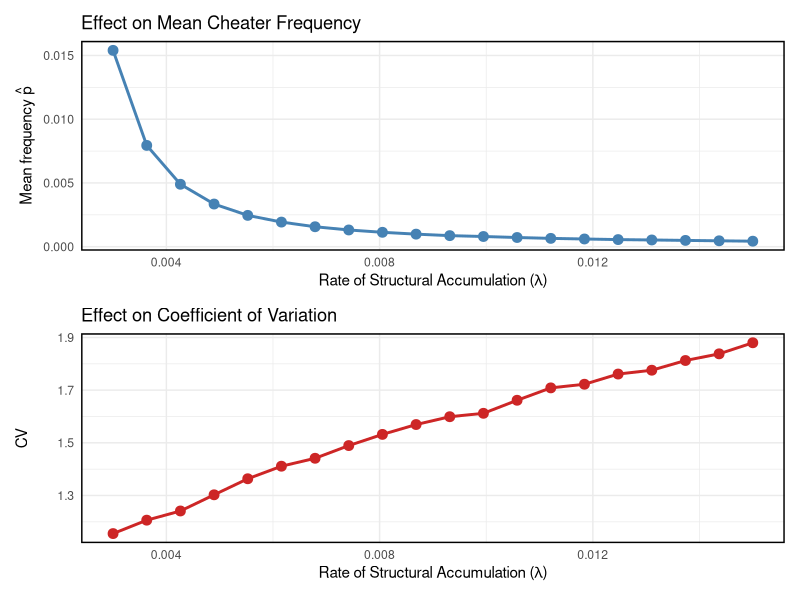
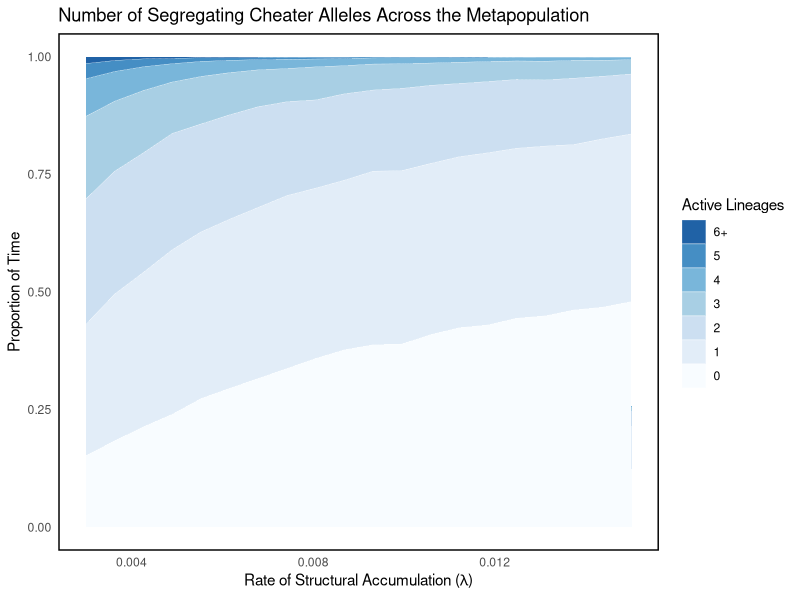
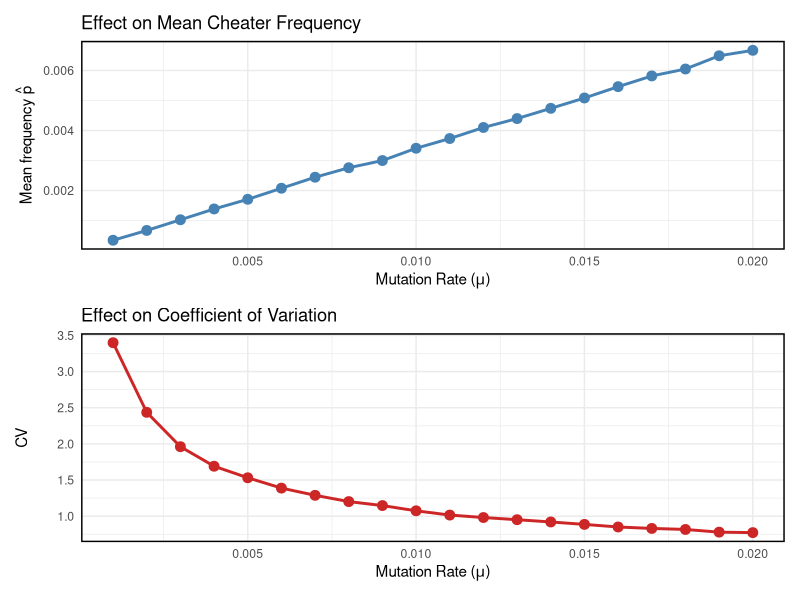
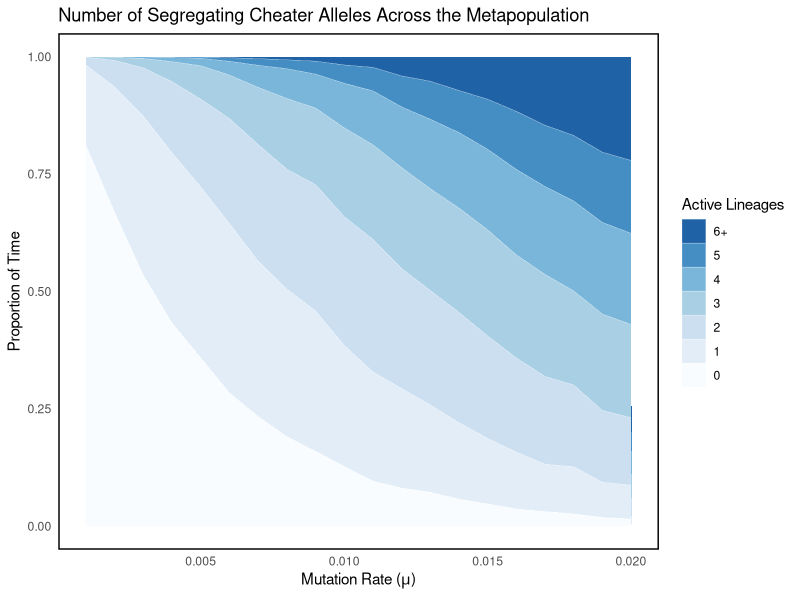
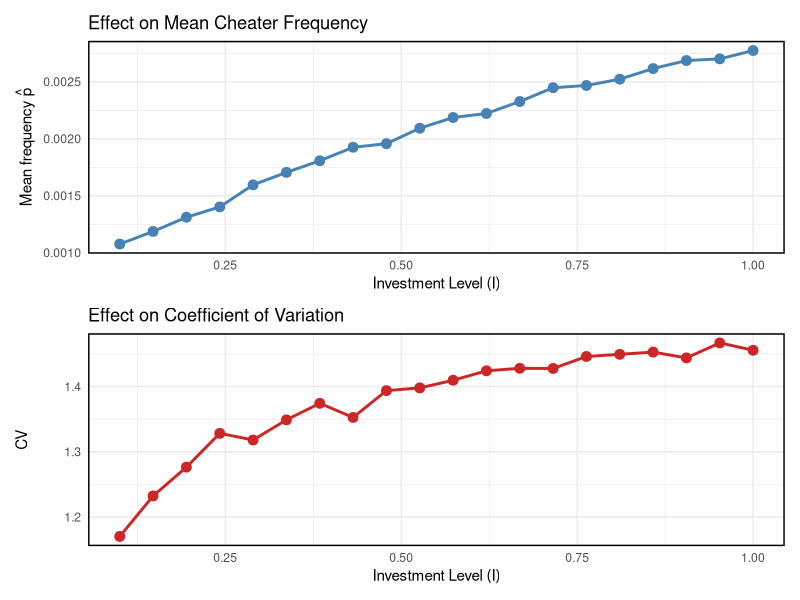
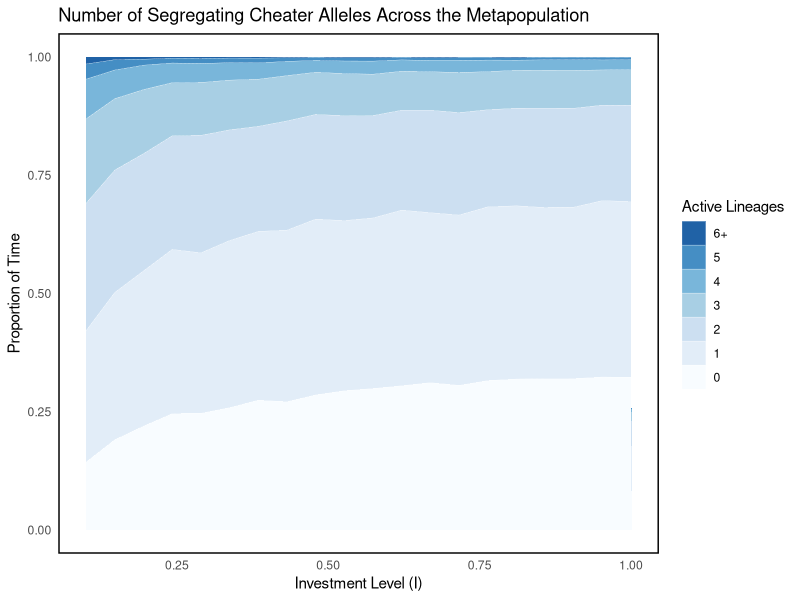
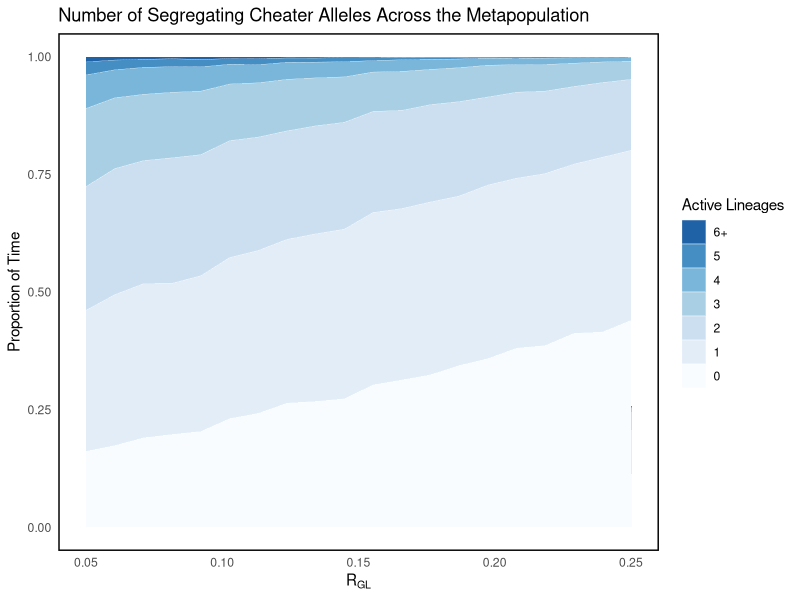
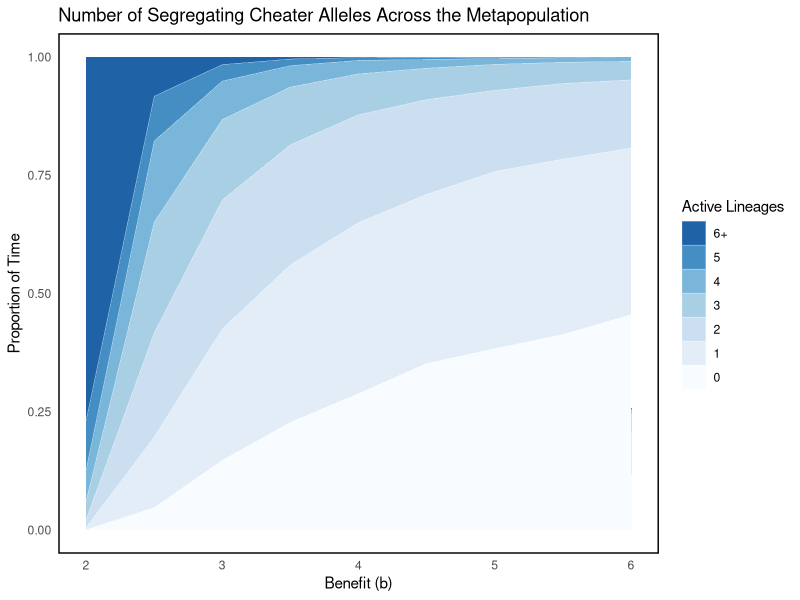

Here is the R script that generated these plots, in order:

library(ggplot2)
library(dplyr)
library(tidyr)
library(patchwork)



# Generates the shape of a single invasion trajectory
get_flicker_traj <- function(b, c, I, lambda, R_GL, R_LT_eq, p0=0.001) {
  p <- numeric(2500)
  p[1] <- p0
  for(t in 1:2499) {
    # Hierarchy: R_total = R_GL + (1 - R_GL) * R_LT(t)
    R_LT <- R_LT_eq * (1 - exp(-lambda * (t - 1)))
    R_tot <- R_GL + (1 - R_GL) * R_LT
    
    p_now <- p[t]
    p_star_C <- p_now + (1 - p_now) * R_tot
    p_star_A <- p_now * (1 - R_tot)
    
    # Fitness logic (Additive)
    wC <- 1 + b * I * (1 - p_star_C)
    wA <- 1 - c * I + b * I * (1 - p_star_A)
    w_bar <- p_now * wC + (1 - p_now) * wA
    
    p[t+1] <- max(0, min(1, p_now * wC / w_bar))
    if(p[t+1] < 1e-9) break
  }
  return(p[p > 0])
}

# Poisson Superposition for Mean Load, CV, and State Occupancy
#Gemini AI was used to debug the rpois function here
run_poisson_analysis <- function(mu, b, c, I, lambda, R_GL, R_LT_eq, T_total = 1000000) {
  traj <- get_flicker_traj(b, c, I, lambda, R_GL, R_LT_eq)
  len_traj <- length(traj)
  
  # Ensure mu is numeric to avoid rpois error
  hits <- rpois(T_total, lambda = as.numeric(mu))
  hit_times <- which(hits > 0)
  
  total_p <- numeric(T_total + len_traj)
  lineage_counts <- integer(T_total + len_traj)
  
  for (i in seq_along(hit_times)) {
    t_start <- hit_times[i]
    num_mutations <- hits[t_start]
    t_end <- t_start + len_traj - 1
    total_p[t_start:t_end] <- total_p[t_start:t_end] + (traj * num_mutations)
    lineage_counts[t_start:t_end] <- lineage_counts[t_start:t_end] + num_mutations
  }
  
  final_p <- total_p[1:T_total]
  final_counts <- lineage_counts[1:T_total]
  
  # 1. Summary Stats
  m_p <- mean(final_p)
  cv_p <- if(m_p > 0) sd(final_p) / m_p else 0
  
  # 2. State Binning (0 to 6+)
  state_table <- table(factor(final_counts, levels = 0:20))
  props <- as.data.frame(state_table / T_total)
  colnames(props) <- c("Category", "Prop")
  props <- props %>%
    mutate(Category = as.character(Category)) %>%
    mutate(Category = ifelse(as.numeric(Category) >= 6, "6+", Category)) %>%
    group_by(Category) %>%
    summarise(Prop = sum(Prop)) %>%
    ungroup()
  
  return(list(stats = data.frame(Mean_p = m_p, CV = cv_p), occupancy = props))
}

#plotting

plot_sensitivity_stats <- function(df, param_name, param_expr) {
  p1 <- ggplot(df, aes(x = .data[[param_name]], y = Mean_p)) +
    geom_line(color = "steelblue", size = 1) + geom_point(color = "steelblue", size = 3) +
    labs(title = "Effect on Mean Cheater Frequency", x = param_expr, y = expression(paste("Mean frequency ", hat(p)))) +
    theme_minimal() + theme(panel.border = element_rect(colour = "black", fill = NA, size = 1))
  
  p2 <- ggplot(df, aes(x = .data[[param_name]], y = CV)) +
    geom_line(color = "firebrick3", size = 1) + geom_point(color = "firebrick3", size = 3) +
    labs(title = "Effect on Coefficient of Variation", x = param_expr, y = "CV") +
    theme_minimal() + theme(panel.border = element_rect(colour = "black", fill = NA, size = 1))
  return(p1 / p2)
}

plot_state_transition <- function(df, x_var, x_label) {
  df$Category <- factor(df$Category, levels = c("6+", "5", "4", "3", "2", "1", "0"))
  ggplot(df, aes(x = .data[[x_var]], y = Prop, fill = Category)) +
    geom_area(alpha = 0.9, color = "white", size = 0.1) +
    scale_fill_manual(values = c("0" = "#f7fbff", "1" = "#deebf7", "2" = "#c6dbef", 
                                 "3" = "#9ecae1", "4" = "#6baed6", "5" = "#3182bd", "6+" = "#08519c")) +
    labs(title = "Number of Segregating Cheater Alleles Across the Metapopulation", x = x_label, y = "Proportion of Time", fill = "Active Lineages") +
    theme_minimal() + theme(panel.border = element_rect(colour = "black", fill = NA, size = 1), panel.grid = element_blank())
}

#baseline parameters
BASE <- list(mu=0.006, lambda=0.006, I=0.5, R_LT_eq=0.5, R_GL=0.15, b=4, c=1)

# Function to run both analyses for a given parameter range
run_full_sweep <- function(param_name, vals, param_expr) {
  res_stats <- data.frame()
  res_states <- data.frame()
  
  for(v in vals) {
    current <- BASE
    current[[param_name]] <- v
    out <- run_poisson_analysis(mu=current$mu, b=current$b, c=current$c, I=current$I, 
                                lambda=current$lambda, R_GL=current$R_GL, R_LT_eq=current$R_LT_eq)
    # Collect Stats
    row_stats <- out$stats
    row_stats[[param_name]] <- v
    res_stats <- rbind(res_stats, row_stats)
    # Collect States
    row_states <- out$occupancy
    row_states[[param_name]] <- v
    res_states <- rbind(res_states, row_states)
  }
  
  p_stats <- plot_sensitivity_stats(res_stats, param_name, param_expr)
  p_states <- plot_state_transition(res_states, param_name, param_expr)
  return(list(p_stats = p_stats, p_states = p_states))
}

#run all sensitivity profiles

# A: Mutation Hit Rate (mu)
sweep_mu <- run_full_sweep("mu", seq(0.001, 0.02, length.out = 20), 
                           expression(paste("Mutation Rate (", mu, ")")))

# B: Lag Rate (lambda)
sweep_lambda <- run_full_sweep("lambda", seq(0.003, 0.015, length.out = 20), 
                               expression(paste("Rate of Structural Accumulation (", lambda, ")")))

# C: Investment Level (I)
sweep_I <- run_full_sweep("I", seq(0.1, 1.0, length.out = 20), 
                          "Investment Level (I)")

# D: Equilibrium Structure (R_LT_eq)
sweep_RLT <- run_full_sweep("R_LT_eq", seq(0.3, 0.9, length.out = 14), 
                            expression(R[LT]^eq))

# E: Local Relatedness (R_GL)
sweep_RGL <- run_full_sweep("R_GL", seq(0.05, 0.25, length.out = 20), 
                            expression(R[GL]))

# F: Benefit (b)
sweep_b <- run_full_sweep("b", seq(2, 6, length.out = 9), 
                          "Benefit (b)")

# G: Cost (c)
sweep_c <- run_full_sweep("c", seq(0.5, 2.0, length.out = 10), 
                          "Cost (c)")

#run results



# lag rate sweep
sweep_lambda$p_stats
sweep_lambda$p_states

# mutation rate
sweep_mu$p_stats
sweep_mu$p_states



#investment
sweep_I$p_stats
sweep_I$p_states

#R_GL,b,c 
sweep_RGL$p_states
sweep_b$p_states
sweep_c$p_states

#R_LT
sweep_RLT$p_states
